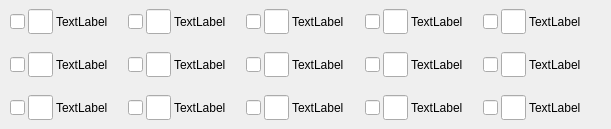
   <widget class="QWidget" name="widget_34" native="true">
    <property name="geometry">
     <rect>
      <x>20</x>
      <y>350</y>
      <width>611</width>
      <height>121</height>
     </rect>
    </property>
    <layout class="QHBoxLayout" name="horizontalLayout_30">
     <property name="spacing">
      <number>0</number>
     </property>
     <property name="leftMargin">
      <number>10</number>
     </property>
     <property name="topMargin">
      <number>0</number>
     </property>
     <property name="rightMargin">
      <number>10</number>
     </property>
     <property name="bottomMargin">
      <number>0</number>
     </property>
     <item>
      <widget class="QWidget" name="widget_17" native="true">
       <layout class="QVBoxLayout" name="verticalLayout_13">
        <property name="spacing">
         <number>0</number>
        </property>
        <property name="leftMargin">
         <number>0</number>
        </property>
        <property name="topMargin">
         <number>0</number>
        </property>
        <property name="rightMargin">
         <number>0</number>
        </property>
        <property name="bottomMargin">
         <number>0</number>
        </property>
        <item>
         <widget class="QWidget" name="widget_14" native="true">
          <layout class="QHBoxLayout" name="horizontalLayout_15">
           <property name="spacing">
            <number>3</number>
           </property>
           <property name="leftMargin">
            <number>0</number>
           </property>
           <property name="rightMargin">
            <number>0</number>
           </property>
           <item>
            <widget class="QLineEdit" name="lineEdit_7">
             <property name="minimumSize">
              <size>
               <width>15</width>
               <height>15</height>
              </size>
             </property>
             <property name="maximumSize">
              <size>
               <width>15</width>
               <height>15</height>
              </size>
             </property>
            </widget>
           </item>
           <item>
            <widget class="QLineEdit" name="lineEdit_8">
             <property name="minimumSize">
              <size>
               <width>25</width>
               <height>25</height>
              </size>
             </property>
             <property name="maximumSize">
              <size>
               <width>25</width>
               <height>25</height>
              </size>
             </property>
            </widget>
           </item>
           <item>
            <widget class="QLabel" name="label_7">
             <property name="text">
              <string>TextLabel</string>
             </property>
            </widget>
           </item>
          </layout>
         </widget>
        </item>
        <item>
         <widget class="QWidget" name="widget_15" native="true">
          <layout class="QHBoxLayout" name="horizontalLayout_16">
           <property name="spacing">
            <number>3</number>
           </property>
           <property name="leftMargin">
            <number>0</number>
           </property>
           <property name="rightMargin">
            <number>0</number>
           </property>
           <item>
            <widget class="QLineEdit" name="lineEdit_9">
             <property name="minimumSize">
              <size>
               <width>15</width>
               <height>15</height>
              </size>
             </property>
             <property name="maximumSize">
              <size>
               <width>15</width>
               <height>15</height>
              </size>
             </property>
            </widget>
           </item>
           <item>
            <widget class="QLineEdit" name="lineEdit_10">
             <property name="minimumSize">
              <size>
               <width>25</width>
               <height>25</height>
              </size>
             </property>
             <property name="maximumSize">
              <size>
               <width>25</width>
               <height>25</height>
              </size>
             </property>
            </widget>
           </item>
           <item>
            <widget class="QLabel" name="label_8">
             <property name="text">
              <string>TextLabel</string>
             </property>
            </widget>
           </item>
          </layout>
         </widget>
        </item>
        <item>
         <widget class="QWidget" name="widget_16" native="true">
          <layout class="QHBoxLayout" name="horizontalLayout_17">
           <property name="spacing">
            <number>3</number>
           </property>
           <property name="leftMargin">
            <number>0</number>
           </property>
           <property name="rightMargin">
            <number>0</number>
           </property>
           <item>
            <widget class="QLineEdit" name="lineEdit_11">
             <property name="minimumSize">
              <size>
               <width>15</width>
               <height>15</height>
              </size>
             </property>
             <property name="maximumSize">
              <size>
               <width>15</width>
               <height>15</height>
              </size>
             </property>
            </widget>
           </item>
           <item>
            <widget class="QLineEdit" name="lineEdit_12">
             <property name="minimumSize">
              <size>
               <width>25</width>
               <height>25</height>
              </size>
             </property>
             <property name="maximumSize">
              <size>
               <width>25</width>
               <height>25</height>
              </size>
             </property>
            </widget>
           </item>
           <item>
            <widget class="QLabel" name="label_9">
             <property name="text">
              <string>TextLabel</string>
             </property>
            </widget>
           </item>
          </layout>
         </widget>
        </item>
       </layout>
      </widget>
     </item>
     <item>
      <widget class="QWidget" name="widget_18" native="true">
       <layout class="QVBoxLayout" name="verticalLayout_14">
        <property name="spacing">
         <number>0</number>
        </property>
        <property name="leftMargin">
         <number>0</number>
        </property>
        <property name="topMargin">
         <number>0</number>
        </property>
        <property name="rightMargin">
         <number>0</number>
        </property>
        <property name="bottomMargin">
         <number>0</number>
        </property>
        <item>
         <widget class="QWidget" name="widget_19" native="true">
          <layout class="QHBoxLayout" name="horizontalLayout_18">
           <property name="spacing">
            <number>3</number>
           </property>
           <property name="leftMargin">
            <number>0</number>
           </property>
           <item>
            <widget class="QLineEdit" name="lineEdit_13">
             <property name="minimumSize">
              <size>
               <width>15</width>
               <height>15</height>
              </size>
             </property>
             <property name="maximumSize">
              <size>
               <width>15</width>
               <height>15</height>
              </size>
             </property>
            </widget>
           </item>
           <item>
            <widget class="QLineEdit" name="lineEdit_26">
             <property name="minimumSize">
              <size>
               <width>25</width>
               <height>25</height>
              </size>
             </property>
             <property name="maximumSize">
              <size>
               <width>25</width>
               <height>25</height>
              </size>
             </property>
            </widget>
           </item>
           <item>
            <widget class="QLabel" name="label_16">
             <property name="text">
              <string>TextLabel</string>
             </property>
            </widget>
           </item>
          </layout>
         </widget>
        </item>
        <item>
         <widget class="QWidget" name="widget_20" native="true">
          <layout class="QHBoxLayout" name="horizontalLayout_19">
           <property name="spacing">
            <number>3</number>
           </property>
           <property name="leftMargin">
            <number>0</number>
           </property>
           <item>
            <widget class="QLineEdit" name="lineEdit_27">
             <property name="minimumSize">
              <size>
               <width>15</width>
               <height>15</height>
              </size>
             </property>
             <property name="maximumSize">
              <size>
               <width>15</width>
               <height>15</height>
              </size>
             </property>
            </widget>
           </item>
           <item>
            <widget class="QLineEdit" name="lineEdit_28">
             <property name="minimumSize">
              <size>
               <width>25</width>
               <height>25</height>
              </size>
             </property>
             <property name="maximumSize">
              <size>
               <width>25</width>
               <height>25</height>
              </size>
             </property>
            </widget>
           </item>
           <item>
            <widget class="QLabel" name="label_17">
             <property name="text">
              <string>TextLabel</string>
             </property>
            </widget>
           </item>
          </layout>
         </widget>
        </item>
        <item>
         <widget class="QWidget" name="widget_21" native="true">
          <layout class="QHBoxLayout" name="horizontalLayout_20">
           <property name="spacing">
            <number>3</number>
           </property>
           <property name="leftMargin">
            <number>0</number>
           </property>
           <property name="rightMargin">
            <number>0</number>
           </property>
           <item>
            <widget class="QLineEdit" name="lineEdit_29">
             <property name="minimumSize">
              <size>
               <width>15</width>
               <height>15</height>
              </size>
             </property>
             <property name="maximumSize">
              <size>
               <width>15</width>
               <height>15</height>
              </size>
             </property>
            </widget>
           </item>
           <item>
            <widget class="QLineEdit" name="lineEdit_30">
             <property name="minimumSize">
              <size>
               <width>25</width>
               <height>25</height>
              </size>
             </property>
             <property name="maximumSize">
              <size>
               <width>25</width>
               <height>25</height>
              </size>
             </property>
            </widget>
           </item>
           <item>
            <widget class="QLabel" name="label_18">
             <property name="text">
              <string>TextLabel</string>
             </property>
            </widget>
           </item>
          </layout>
         </widget>
        </item>
       </layout>
      </widget>
     </item>
     <item>
      <widget class="QWidget" name="widget_22" native="true">
       <layout class="QVBoxLayout" name="verticalLayout_15">
        <property name="spacing">
         <number>0</number>
        </property>
        <property name="leftMargin">
         <number>0</number>
        </property>
        <property name="topMargin">
         <number>0</number>
        </property>
        <property name="rightMargin">
         <number>0</number>
        </property>
        <property name="bottomMargin">
         <number>0</number>
        </property>
        <item>
         <widget class="QWidget" name="widget_23" native="true">
          <layout class="QHBoxLayout" name="horizontalLayout_21">
           <property name="spacing">
            <number>3</number>
           </property>
           <property name="leftMargin">
            <number>0</number>
           </property>
           <property name="rightMargin">
            <number>0</number>
           </property>
           <item>
            <widget class="QLineEdit" name="lineEdit_31">
             <property name="minimumSize">
              <size>
               <width>15</width>
               <height>15</height>
              </size>
             </property>
             <property name="maximumSize">
              <size>
               <width>15</width>
               <height>15</height>
              </size>
             </property>
            </widget>
           </item>
           <item>
            <widget class="QLineEdit" name="lineEdit_32">
             <property name="minimumSize">
              <size>
               <width>25</width>
               <height>25</height>
              </size>
             </property>
             <property name="maximumSize">
              <size>
               <width>25</width>
               <height>25</height>
              </size>
             </property>
            </widget>
           </item>
           <item>
            <widget class="QLabel" name="label_19">
             <property name="text">
              <string>TextLabel</string>
             </property>
            </widget>
           </item>
          </layout>
         </widget>
        </item>
        <item>
         <widget class="QWidget" name="widget_24" native="true">
          <layout class="QHBoxLayout" name="horizontalLayout_22">
           <property name="spacing">
            <number>3</number>
           </property>
           <property name="leftMargin">
            <number>0</number>
           </property>
           <property name="rightMargin">
            <number>0</number>
           </property>
           <item>
            <widget class="QLineEdit" name="lineEdit_33">
             <property name="minimumSize">
              <size>
               <width>15</width>
               <height>15</height>
              </size>
             </property>
             <property name="maximumSize">
              <size>
               <width>15</width>
               <height>15</height>
              </size>
             </property>
            </widget>
           </item>
           <item>
            <widget class="QLineEdit" name="lineEdit_34">
             <property name="minimumSize">
              <size>
               <width>25</width>
               <height>25</height>
              </size>
             </property>
             <property name="maximumSize">
              <size>
               <width>25</width>
               <height>25</height>
              </size>
             </property>
            </widget>
           </item>
           <item>
            <widget class="QLabel" name="label_20">
             <property name="text">
              <string>TextLabel</string>
             </property>
            </widget>
           </item>
          </layout>
         </widget>
        </item>
        <item>
         <widget class="QWidget" name="widget_25" native="true">
          <layout class="QHBoxLayout" name="horizontalLayout_23">
           <property name="spacing">
            <number>3</number>
           </property>
           <property name="leftMargin">
            <number>0</number>
           </property>
           <property name="rightMargin">
            <number>0</number>
           </property>
           <item>
            <widget class="QLineEdit" name="lineEdit_35">
             <property name="minimumSize">
              <size>
               <width>15</width>
               <height>15</height>
              </size>
             </property>
             <property name="maximumSize">
              <size>
               <width>15</width>
               <height>15</height>
              </size>
             </property>
            </widget>
           </item>
           <item>
            <widget class="QLineEdit" name="lineEdit_36">
             <property name="minimumSize">
              <size>
               <width>25</width>
               <height>25</height>
              </size>
             </property>
             <property name="maximumSize">
              <size>
               <width>25</width>
               <height>25</height>
              </size>
             </property>
            </widget>
           </item>
           <item>
            <widget class="QLabel" name="label_21">
             <property name="text">
              <string>TextLabel</string>
             </property>
            </widget>
           </item>
          </layout>
         </widget>
        </item>
       </layout>
      </widget>
     </item>
     <item>
      <widget class="QWidget" name="widget_26" native="true">
       <layout class="QVBoxLayout" name="verticalLayout_16">
        <property name="spacing">
         <number>0</number>
        </property>
        <property name="leftMargin">
         <number>0</number>
        </property>
        <property name="topMargin">
         <number>0</number>
        </property>
        <property name="rightMargin">
         <number>0</number>
        </property>
        <property name="bottomMargin">
         <number>0</number>
        </property>
        <item>
         <widget class="QWidget" name="widget_27" native="true">
          <layout class="QHBoxLayout" name="horizontalLayout_24">
           <property name="spacing">
            <number>3</number>
           </property>
           <property name="leftMargin">
            <number>0</number>
           </property>
           <property name="rightMargin">
            <number>0</number>
           </property>
           <item>
            <widget class="QLineEdit" name="lineEdit_37">
             <property name="minimumSize">
              <size>
               <width>15</width>
               <height>15</height>
              </size>
             </property>
             <property name="maximumSize">
              <size>
               <width>15</width>
               <height>15</height>
              </size>
             </property>
            </widget>
           </item>
           <item>
            <widget class="QLineEdit" name="lineEdit_38">
             <property name="minimumSize">
              <size>
               <width>25</width>
               <height>25</height>
              </size>
             </property>
             <property name="maximumSize">
              <size>
               <width>25</width>
               <height>25</height>
              </size>
             </property>
            </widget>
           </item>
           <item>
            <widget class="QLabel" name="label_22">
             <property name="text">
              <string>TextLabel</string>
             </property>
            </widget>
           </item>
          </layout>
         </widget>
        </item>
        <item>
         <widget class="QWidget" name="widget_28" native="true">
          <layout class="QHBoxLayout" name="horizontalLayout_25">
           <property name="spacing">
            <number>3</number>
           </property>
           <property name="leftMargin">
            <number>0</number>
           </property>
           <property name="rightMargin">
            <number>0</number>
           </property>
           <item>
            <widget class="QLineEdit" name="lineEdit_39">
             <property name="minimumSize">
              <size>
               <width>15</width>
               <height>15</height>
              </size>
             </property>
             <property name="maximumSize">
              <size>
               <width>15</width>
               <height>15</height>
              </size>
             </property>
            </widget>
           </item>
           <item>
            <widget class="QLineEdit" name="lineEdit_40">
             <property name="minimumSize">
              <size>
               <width>25</width>
               <height>25</height>
              </size>
             </property>
             <property name="maximumSize">
              <size>
               <width>25</width>
               <height>25</height>
              </size>
             </property>
            </widget>
           </item>
           <item>
            <widget class="QLabel" name="label_23">
             <property name="text">
              <string>TextLabel</string>
             </property>
            </widget>
           </item>
          </layout>
         </widget>
        </item>
        <item>
         <widget class="QWidget" name="widget_29" native="true">
          <layout class="QHBoxLayout" name="horizontalLayout_26">
           <property name="spacing">
            <number>3</number>
           </property>
           <property name="leftMargin">
            <number>0</number>
           </property>
           <property name="rightMargin">
            <number>0</number>
           </property>
           <item>
            <widget class="QLineEdit" name="lineEdit_41">
             <property name="minimumSize">
              <size>
               <width>15</width>
               <height>15</height>
              </size>
             </property>
             <property name="maximumSize">
              <size>
               <width>15</width>
               <height>15</height>
              </size>
             </property>
            </widget>
           </item>
           <item>
            <widget class="QLineEdit" name="lineEdit_42">
             <property name="minimumSize">
              <size>
               <width>25</width>
               <height>25</height>
              </size>
             </property>
             <property name="maximumSize">
              <size>
               <width>25</width>
               <height>25</height>
              </size>
             </property>
            </widget>
           </item>
           <item>
            <widget class="QLabel" name="label_24">
             <property name="text">
              <string>TextLabel</string>
             </property>
            </widget>
           </item>
          </layout>
         </widget>
        </item>
       </layout>
      </widget>
     </item>
     <item>
      <widget class="QWidget" name="widget_30" native="true">
       <layout class="QVBoxLayout" name="verticalLayout_17">
        <property name="spacing">
         <number>0</number>
        </property>
        <property name="leftMargin">
         <number>0</number>
        </property>
        <property name="topMargin">
         <number>0</number>
        </property>
        <property name="rightMargin">
         <number>0</number>
        </property>
        <property name="bottomMargin">
         <number>0</number>
        </property>
        <item>
         <widget class="QWidget" name="widget_31" native="true">
          <layout class="QHBoxLayout" name="horizontalLayout_27">
           <property name="spacing">
            <number>3</number>
           </property>
           <property name="leftMargin">
            <number>0</number>
           </property>
           <property name="rightMargin">
            <number>0</number>
           </property>
           <item>
            <widget class="QLineEdit" name="lineEdit_43">
             <property name="minimumSize">
              <size>
               <width>15</width>
               <height>15</height>
              </size>
             </property>
             <property name="maximumSize">
              <size>
               <width>15</width>
               <height>15</height>
              </size>
             </property>
            </widget>
           </item>
           <item>
            <widget class="QLineEdit" name="lineEdit_44">
             <property name="minimumSize">
              <size>
               <width>25</width>
               <height>25</height>
              </size>
             </property>
             <property name="maximumSize">
              <size>
               <width>25</width>
               <height>25</height>
              </size>
             </property>
            </widget>
           </item>
           <item>
            <widget class="QLabel" name="label_25">
             <property name="text">
              <string>TextLabel</string>
             </property>
            </widget>
           </item>
          </layout>
         </widget>
        </item>
        <item>
         <widget class="QWidget" name="widget_32" native="true">
          <layout class="QHBoxLayout" name="horizontalLayout_28">
           <property name="spacing">
            <number>3</number>
           </property>
           <property name="leftMargin">
            <number>0</number>
           </property>
           <property name="rightMargin">
            <number>0</number>
           </property>
           <item>
            <widget class="QLineEdit" name="lineEdit_45">
             <property name="minimumSize">
              <size>
               <width>15</width>
               <height>15</height>
              </size>
             </property>
             <property name="maximumSize">
              <size>
               <width>15</width>
               <height>15</height>
              </size>
             </property>
            </widget>
           </item>
           <item>
            <widget class="QLineEdit" name="lineEdit_46">
             <property name="minimumSize">
              <size>
               <width>25</width>
               <height>25</height>
              </size>
             </property>
             <property name="maximumSize">
              <size>
               <width>25</width>
               <height>25</height>
              </size>
             </property>
            </widget>
           </item>
           <item>
            <widget class="QLabel" name="label_26">
             <property name="text">
              <string>TextLabel</string>
             </property>
            </widget>
           </item>
          </layout>
         </widget>
        </item>
        <item>
         <widget class="QWidget" name="widget_33" native="true">
          <layout class="QHBoxLayout" name="horizontalLayout_29">
           <property name="spacing">
            <number>3</number>
           </property>
           <property name="leftMargin">
            <number>0</number>
           </property>
           <property name="rightMargin">
            <number>0</number>
           </property>
           <item>
            <widget class="QLineEdit" name="lineEdit_47">
             <property name="minimumSize">
              <size>
               <width>15</width>
               <height>15</height>
              </size>
             </property>
             <property name="maximumSize">
              <size>
               <width>15</width>
               <height>15</height>
              </size>
             </property>
            </widget>
           </item>
           <item>
            <widget class="QLineEdit" name="lineEdit_48">
             <property name="minimumSize">
              <size>
               <width>25</width>
               <height>25</height>
              </size>
             </property>
             <property name="maximumSize">
              <size>
               <width>25</width>
               <height>25</height>
              </size>
             </property>
            </widget>
           </item>
           <item>
            <widget class="QLabel" name="label_27">
             <property name="text">
              <string>TextLabel</string>
             </property>
            </widget>
           </item>
          </layout>
         </widget>
        </item>
       </layout>
      </widget>
     </item>
    </layout>
   </widget>
